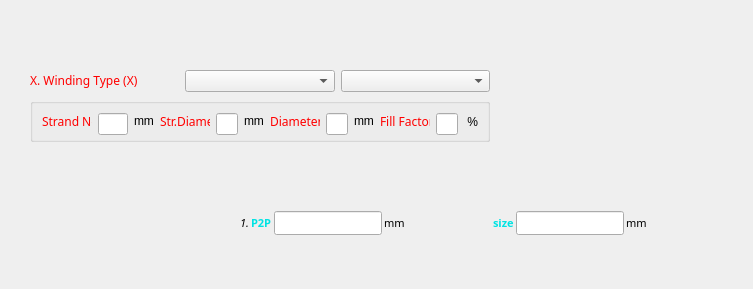
<?xml version="1.0" encoding="UTF-8"?>
<ui version="4.0">
 <class>Form</class>
 <widget class="QWidget" name="Form">
  <property name="geometry">
   <rect>
    <x>0</x>
    <y>0</y>
    <width>753</width>
    <height>289</height>
   </rect>
  </property>
  <property name="windowTitle">
   <string>Form</string>
  </property>
  <widget class="QWidget" name="verticalLayoutWidget">
   <property name="geometry">
    <rect>
     <x>30</x>
     <y>70</y>
     <width>460</width>
     <height>72</height>
    </rect>
   </property>
   <layout class="QVBoxLayout" name="windingDynVerticalLayout">
    <item>
     <layout class="QHBoxLayout" name="windingDynHorizontalLayout">
      <item>
       <widget class="QLabel" name="windingTypeLabel">
        <property name="font">
         <font>
          <family>Segoe UI Semibold</family>
         </font>
        </property>
        <property name="text">
         <string>&lt;html&gt;&lt;head/&gt;&lt;body&gt;&lt;p&gt;&lt;span style=&quot; color:#ff0000;&quot;&gt; X. Winding Type (X)&lt;/span&gt;&lt;/p&gt;&lt;/body&gt;&lt;/html&gt;</string>
        </property>
       </widget>
      </item>
      <item>
       <widget class="QComboBox" name="windingTypeComboBox"/>
      </item>
      <item>
       <widget class="QComboBox" name="windingMaterialComboBox"/>
      </item>
     </layout>
    </item>
    <item>
     <widget class="QGroupBox" name="windingDynGroupBox">
      <property name="title">
       <string/>
      </property>
      <property name="flat">
       <bool>false</bool>
      </property>
      <layout class="QHBoxLayout" name="horizontalLayout_2" stretch="0,0,0,0,0,0,0,0,0,0,0,0">
       <property name="sizeConstraint">
        <enum>QLayout::SetDefaultConstraint</enum>
       </property>
       <item>
        <widget class="QLabel" name="strandLabel">
         <property name="font">
          <font>
           <family>Segoe UI Semibold</family>
          </font>
         </property>
         <property name="text">
          <string>&lt;html&gt;&lt;head/&gt;&lt;body&gt;&lt;p&gt;&lt;span style=&quot; color:#ff0000;&quot;&gt;Strand No.&lt;/span&gt;&lt;/p&gt;&lt;/body&gt;&lt;/html&gt;</string>
         </property>
        </widget>
       </item>
       <item>
        <widget class="QLineEdit" name="strandLineEdit">
         <property name="sizePolicy">
          <sizepolicy hsizetype="Minimum" vsizetype="Fixed">
           <horstretch>0</horstretch>
           <verstretch>0</verstretch>
          </sizepolicy>
         </property>
         <property name="minimumSize">
          <size>
           <width>30</width>
           <height>22</height>
          </size>
         </property>
        </widget>
       </item>
       <item>
        <widget class="QLabel" name="mmLabelOne">
         <property name="sizePolicy">
          <sizepolicy hsizetype="Fixed" vsizetype="Fixed">
           <horstretch>0</horstretch>
           <verstretch>0</verstretch>
          </sizepolicy>
         </property>
         <property name="text">
          <string>mm</string>
         </property>
        </widget>
       </item>
       <item>
        <widget class="QLabel" name="strdiameterLabel">
         <property name="font">
          <font>
           <family>Segoe UI Semibold</family>
          </font>
         </property>
         <property name="text">
          <string>&lt;html&gt;&lt;head/&gt;&lt;body&gt;&lt;p&gt;&lt;span style=&quot; color:#ff0000;&quot;&gt;Str.Diameter&lt;/span&gt;&lt;/p&gt;&lt;/body&gt;&lt;/html&gt;</string>
         </property>
        </widget>
       </item>
       <item>
        <widget class="QLineEdit" name="strdiameterLineEdit">
         <property name="sizePolicy">
          <sizepolicy hsizetype="Minimum" vsizetype="Fixed">
           <horstretch>0</horstretch>
           <verstretch>0</verstretch>
          </sizepolicy>
         </property>
         <property name="minimumSize">
          <size>
           <width>22</width>
           <height>22</height>
          </size>
         </property>
        </widget>
       </item>
       <item>
        <widget class="QLabel" name="mmLabelTwo">
         <property name="sizePolicy">
          <sizepolicy hsizetype="Fixed" vsizetype="Fixed">
           <horstretch>0</horstretch>
           <verstretch>0</verstretch>
          </sizepolicy>
         </property>
         <property name="text">
          <string>mm</string>
         </property>
        </widget>
       </item>
       <item>
        <widget class="QLabel" name="diameterLabel">
         <property name="font">
          <font>
           <family>Segoe UI Semibold</family>
          </font>
         </property>
         <property name="text">
          <string>&lt;html&gt;&lt;head/&gt;&lt;body&gt;&lt;p&gt;&lt;span style=&quot; color:#ff0000;&quot;&gt;Diameter&lt;/span&gt;&lt;/p&gt;&lt;/body&gt;&lt;/html&gt;</string>
         </property>
        </widget>
       </item>
       <item>
        <widget class="QLineEdit" name="diameterLineEdit">
         <property name="sizePolicy">
          <sizepolicy hsizetype="Minimum" vsizetype="Fixed">
           <horstretch>0</horstretch>
           <verstretch>0</verstretch>
          </sizepolicy>
         </property>
         <property name="minimumSize">
          <size>
           <width>22</width>
           <height>22</height>
          </size>
         </property>
        </widget>
       </item>
       <item>
        <widget class="QLabel" name="mmLabelThree">
         <property name="sizePolicy">
          <sizepolicy hsizetype="Fixed" vsizetype="Fixed">
           <horstretch>0</horstretch>
           <verstretch>0</verstretch>
          </sizepolicy>
         </property>
         <property name="text">
          <string>mm</string>
         </property>
        </widget>
       </item>
       <item>
        <widget class="QLabel" name="fillfactorLabel">
         <property name="font">
          <font>
           <family>Segoe UI Semibold</family>
          </font>
         </property>
         <property name="text">
          <string>&lt;html&gt;&lt;head/&gt;&lt;body&gt;&lt;p&gt;&lt;span style=&quot; color:#ff0000;&quot;&gt;Fill Factor&lt;/span&gt;&lt;/p&gt;&lt;/body&gt;&lt;/html&gt;</string>
         </property>
        </widget>
       </item>
       <item>
        <widget class="QLineEdit" name="fillfactorLineEdit">
         <property name="sizePolicy">
          <sizepolicy hsizetype="Minimum" vsizetype="Fixed">
           <horstretch>0</horstretch>
           <verstretch>0</verstretch>
          </sizepolicy>
         </property>
         <property name="minimumSize">
          <size>
           <width>22</width>
           <height>22</height>
          </size>
         </property>
         <property name="text">
          <string/>
         </property>
        </widget>
       </item>
       <item>
        <widget class="QLabel" name="percentLabel">
         <property name="text">
          <string> %</string>
         </property>
        </widget>
       </item>
      </layout>
     </widget>
    </item>
   </layout>
  </widget>
  <widget class="QWidget" name="layoutWidget">
   <property name="geometry">
    <rect>
     <x>240</x>
     <y>210</y>
     <width>407</width>
     <height>26</height>
    </rect>
   </property>
   <layout class="QHBoxLayout" name="airgapDynamicHLayout">
    <property name="spacing">
     <number>2</number>
    </property>
    <item>
     <widget class="QLabel" name="countDynLabel">
      <property name="font">
       <font>
        <family>Segoe UI Semibold</family>
        <pointsize>8</pointsize>
        <italic>true</italic>
       </font>
      </property>
      <property name="text">
       <string>1.</string>
      </property>
     </widget>
    </item>
    <item>
     <widget class="QLabel" name="p2pDynLabel">
      <property name="font">
       <font>
        <family>Segoe UI Semibold</family>
        <pointsize>8</pointsize>
        <weight>75</weight>
        <bold>true</bold>
       </font>
      </property>
      <property name="text">
       <string>&lt;html&gt;&lt;head/&gt;&lt;body&gt;&lt;p&gt;&lt;span style=&quot; color:#00e3e3;&quot;&gt;P2P&lt;/span&gt;&lt;/p&gt;&lt;/body&gt;&lt;/html&gt;</string>
      </property>
     </widget>
    </item>
    <item>
     <widget class="QLineEdit" name="p2pDynLineEdit">
      <property name="sizePolicy">
       <sizepolicy hsizetype="Preferred" vsizetype="Fixed">
        <horstretch>0</horstretch>
        <verstretch>0</verstretch>
       </sizepolicy>
      </property>
      <property name="minimumSize">
       <size>
        <width>20</width>
        <height>24</height>
       </size>
      </property>
      <property name="font">
       <font>
        <family>Segoe UI Semibold</family>
        <pointsize>8</pointsize>
       </font>
      </property>
     </widget>
    </item>
    <item>
     <widget class="QLabel" name="mmDnyLabelOne">
      <property name="font">
       <font>
        <family>Segoe UI Semibold</family>
        <pointsize>8</pointsize>
       </font>
      </property>
      <property name="text">
       <string>mm</string>
      </property>
     </widget>
    </item>
    <item>
     <spacer name="inbetweenDynHspacer">
      <property name="orientation">
       <enum>Qt::Horizontal</enum>
      </property>
      <property name="sizeHint" stdset="0">
       <size>
        <width>40</width>
        <height>20</height>
       </size>
      </property>
     </spacer>
    </item>
    <item>
     <widget class="QLabel" name="sizeDynLabel">
      <property name="font">
       <font>
        <family>Segoe UI Semibold</family>
        <pointsize>8</pointsize>
        <weight>75</weight>
        <bold>true</bold>
       </font>
      </property>
      <property name="text">
       <string>&lt;html&gt;&lt;head/&gt;&lt;body&gt;&lt;p&gt;&lt;span style=&quot; color:#00e3e3;&quot;&gt;size&lt;/span&gt;&lt;/p&gt;&lt;/body&gt;&lt;/html&gt;</string>
      </property>
     </widget>
    </item>
    <item>
     <widget class="QLineEdit" name="sizeDynLineEdit">
      <property name="sizePolicy">
       <sizepolicy hsizetype="Preferred" vsizetype="Fixed">
        <horstretch>0</horstretch>
        <verstretch>0</verstretch>
       </sizepolicy>
      </property>
      <property name="minimumSize">
       <size>
        <width>20</width>
        <height>24</height>
       </size>
      </property>
      <property name="font">
       <font>
        <family>Segoe UI Semibold</family>
        <pointsize>8</pointsize>
       </font>
      </property>
     </widget>
    </item>
    <item>
     <widget class="QLabel" name="mmDynLabelTwo">
      <property name="font">
       <font>
        <family>Segoe UI Semibold</family>
        <pointsize>8</pointsize>
       </font>
      </property>
      <property name="lineWidth">
       <number>0</number>
      </property>
      <property name="text">
       <string>&lt;html&gt;&lt;head/&gt;&lt;body&gt;&lt;p&gt;&lt;span style=&quot; color:#000000;&quot;&gt;mm&lt;/span&gt;&lt;/p&gt;&lt;/body&gt;&lt;/html&gt;</string>
      </property>
      <property name="wordWrap">
       <bool>false</bool>
      </property>
     </widget>
    </item>
   </layout>
  </widget>
 </widget>
 <resources/>
 <connections/>
</ui>
